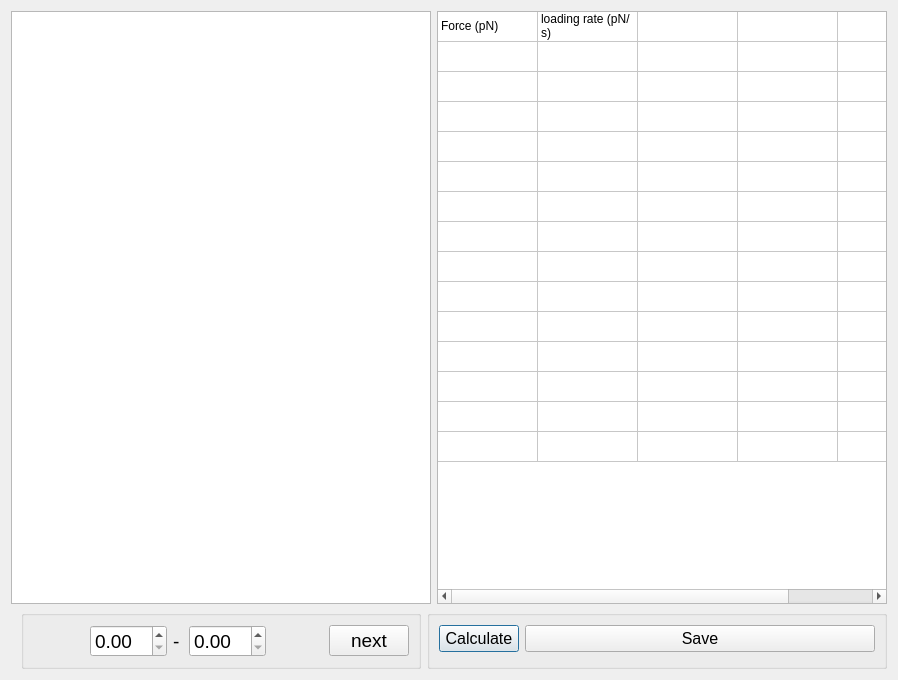
<?xml version="1.0" encoding="UTF-8"?>
<ui version="4.0">
 <class>fitting</class>
 <widget class="QDialog" name="fitting">
  <property name="geometry">
   <rect>
    <x>0</x>
    <y>0</y>
    <width>898</width>
    <height>680</height>
   </rect>
  </property>
  <property name="windowTitle">
   <string>Energy landscape</string>
  </property>
  <layout class="QGridLayout" name="gridLayout">
   <item row="0" column="0" colspan="3">
    <widget class="QGraphicsView" name="graphicsView">
     <property name="minimumSize">
      <size>
       <width>400</width>
       <height>0</height>
      </size>
     </property>
    </widget>
   </item>
   <item row="0" column="3">
    <widget class="QTableWidget" name="tableWidget">
     <property name="minimumSize">
      <size>
       <width>0</width>
       <height>400</height>
      </size>
     </property>
     <property name="maximumSize">
      <size>
       <width>450</width>
       <height>16777215</height>
      </size>
     </property>
     <property name="autoFillBackground">
      <bool>true</bool>
     </property>
     <property name="rowCount">
      <number>15</number>
     </property>
     <property name="columnCount">
      <number>5</number>
     </property>
     <attribute name="horizontalHeaderVisible">
      <bool>false</bool>
     </attribute>
     <attribute name="horizontalHeaderHighlightSections">
      <bool>true</bool>
     </attribute>
     <attribute name="verticalHeaderVisible">
      <bool>false</bool>
     </attribute>
     <row/>
     <row/>
     <row/>
     <row/>
     <row/>
     <row/>
     <row/>
     <row/>
     <row/>
     <row/>
     <row/>
     <row/>
     <row/>
     <row/>
     <row/>
     <column/>
     <column/>
     <column/>
     <column/>
     <column/>
     <item row="0" column="0">
      <property name="text">
       <string>Force (pN)</string>
      </property>
     </item>
     <item row="0" column="1">
      <property name="text">
       <string>loading rate (pN/s)</string>
      </property>
     </item>
    </widget>
   </item>
   <item row="1" column="2" colspan="2">
    <widget class="QGroupBox" name="groupBox_2">
     <property name="title">
      <string/>
     </property>
     <layout class="QFormLayout" name="formLayout">
      <item row="0" column="0">
       <widget class="QPushButton" name="pushButton">
        <property name="font">
         <font>
          <family>Arial</family>
          <pointsize>12</pointsize>
         </font>
        </property>
        <property name="text">
         <string>Calculate</string>
        </property>
       </widget>
      </item>
      <item row="0" column="1">
       <widget class="QPushButton" name="pushButton_2">
        <property name="font">
         <font>
          <family>Arial</family>
          <pointsize>12</pointsize>
         </font>
        </property>
        <property name="text">
         <string>Save</string>
        </property>
       </widget>
      </item>
     </layout>
    </widget>
   </item>
   <item row="1" column="1">
    <widget class="QGroupBox" name="groupBox">
     <property name="minimumSize">
      <size>
       <width>400</width>
       <height>0</height>
      </size>
     </property>
     <property name="font">
      <font>
       <family>Arial</family>
       <pointsize>14</pointsize>
      </font>
     </property>
     <property name="title">
      <string/>
     </property>
     <layout class="QHBoxLayout" name="horizontalLayout">
      <item>
       <widget class="QLabel" name="argname">
        <property name="minimumSize">
         <size>
          <width>50</width>
          <height>0</height>
         </size>
        </property>
        <property name="text">
         <string/>
        </property>
       </widget>
      </item>
      <item>
       <widget class="QDoubleSpinBox" name="doubleSpinBox"/>
      </item>
      <item>
       <widget class="QLabel" name="label">
        <property name="maximumSize">
         <size>
          <width>10</width>
          <height>16777215</height>
         </size>
        </property>
        <property name="text">
         <string>-</string>
        </property>
       </widget>
      </item>
      <item>
       <widget class="QDoubleSpinBox" name="doubleSpinBox_2"/>
      </item>
      <item>
       <widget class="QLabel" name="unit">
        <property name="minimumSize">
         <size>
          <width>40</width>
          <height>0</height>
         </size>
        </property>
        <property name="text">
         <string/>
        </property>
       </widget>
      </item>
      <item>
       <widget class="QPushButton" name="pushButton_3">
        <property name="text">
         <string>next</string>
        </property>
       </widget>
      </item>
     </layout>
    </widget>
   </item>
  </layout>
 </widget>
 <resources/>
 <connections/>
</ui>
